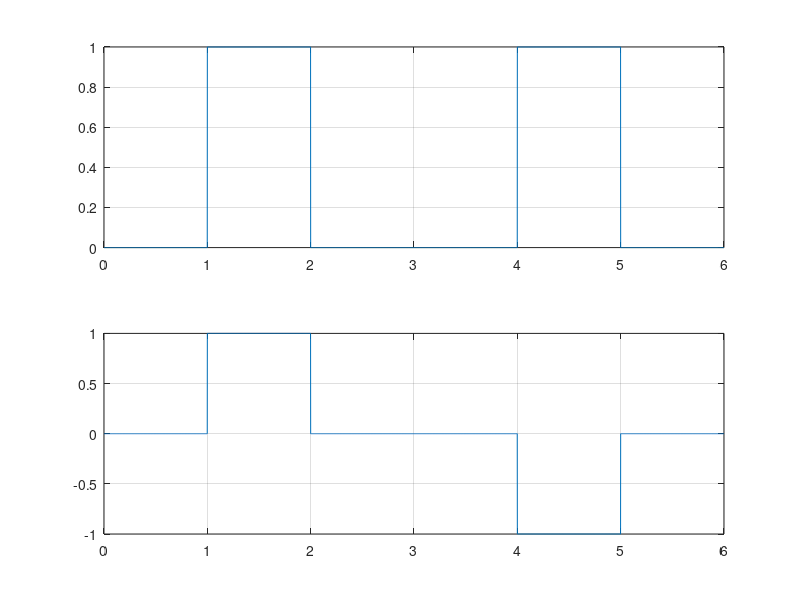

The MATLAB source for this figure:
clear;
clc;
b = [0 1 0 0 1 0];
n = length(b);
t = 0:.001:n;
for i = 1:n
    if (b(i) == 0)
        b_p(i) = 0;
    else
        b_p(i) = 1;
    end
end
for j = 1:n
    bw(j*1000:(j+1)*1000) = b_p(j);
end
bw = bw(1000:end);
subplot(2,1,1)
plot(t,bw)
grid on;
lastbit = -1;
for i=1:n
    if b(i)==1
        x(i*1000:(i+1)*1000) = -lastbit;
        lastbit = -lastbit;
    else 
        x(i*1000:(i+1)*1000) = 0;
    end
end
x = x(1000:end);
subplot(2,1,2)
plot(t,x)
grid on;